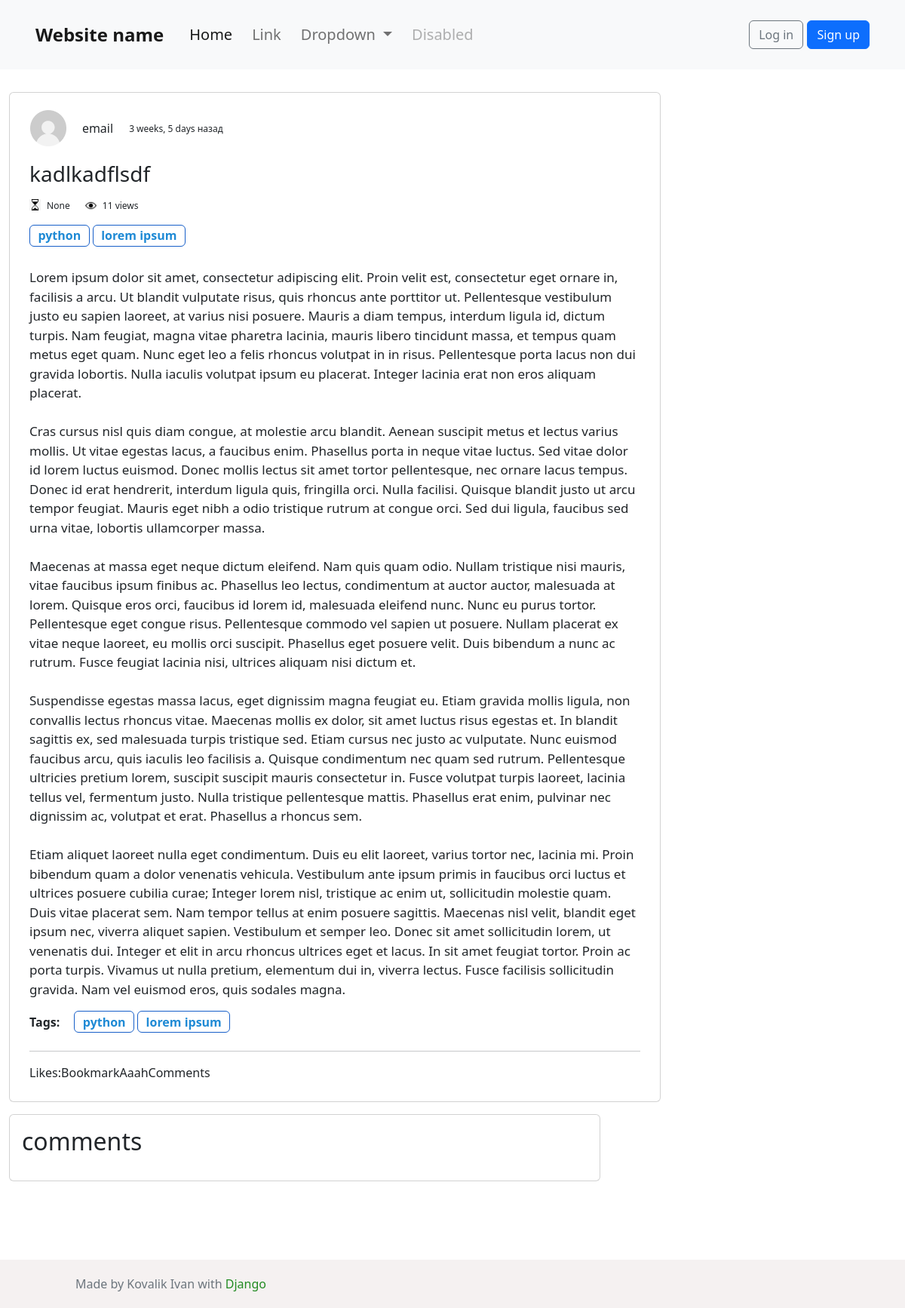
The app's page /articles/1/, older data.
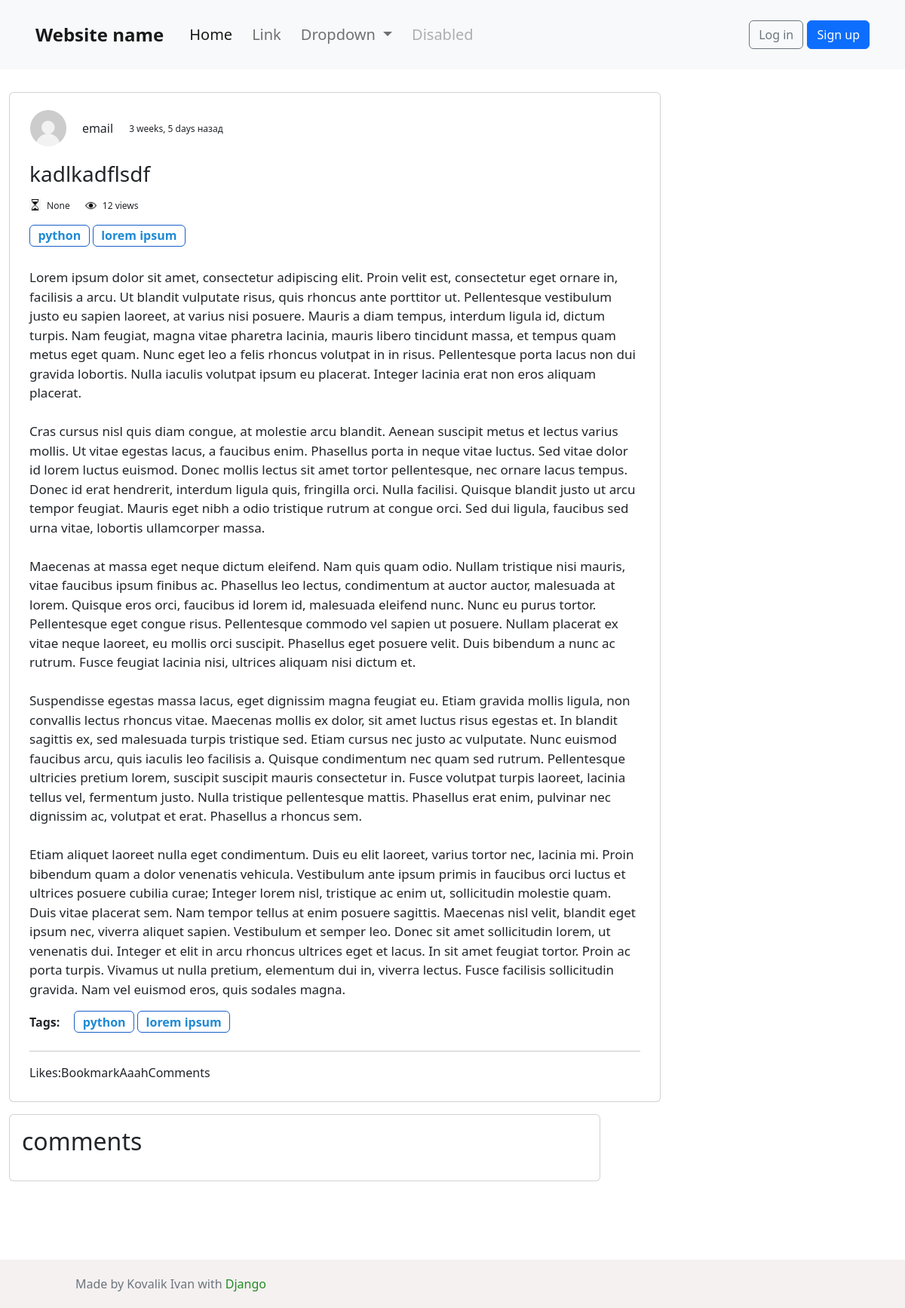
The same page, newer data.
### pages/models.py (models this page shows, shortened)
class Article(Model):
    author = ForeignKey(AUTH_USER_MODEL, models.DO_NOTHING)
    name = CharField(max_length=1000, blank=False)
    text = TextField(max_length=25000)
    logo_image = ImageField(upload_to='static/article-images', blank=True)
    reading_time = PositiveIntegerField()
    views = PositiveIntegerField(default=0)
    likes = PositiveIntegerField(default=0)
    date_changed = DateTimeField(auto_now=True)
    date_article_created = DateTimeField(auto_now_add=True)
    tags = TaggableManager()
    class Meta:
        ordering = ['-article_order', '-pub_time']
        verbose_name = _('article')
        verbose_name_plural = verbose_name
        get_latest_by = 'id'
    def save(self, *args, **kwargs):
        super().save(*args, **kwargs)

### accounts/models.py (models this page shows, shortened)
class CustomUser(AbstractUser):
    avatar = ImageField(upload_to='static/user-avatars', default='static/user-avatars/def_avatar.jpg')

### pages/views.py (the view, shortened to what this page needs)
# urls.py: path("articles/<int:id>/", ExactArticlePageView.as_view(), name='article-page'),
class ExactArticlePageView(CreateView):
    template_name = 'pages/exact-article-page.html'
    def get(self, request, *args, **kwargs):
        context = {
            'article': Article.objects.get(id=kwargs['id']),
        }
        article = Article.objects.get(id=kwargs['id'])
        article.views += 1
        article.save()
        return render(request, self.template_name, context)

### templates/pages/exact-article-page.html (shortened to what this page needs)
{% extends '_base.html' %}
{% load crispy_forms_filters %}
{% load static %}
{% block content %}
    <article style="margin-top: 30px;">
        <div class="card" style="width: 54rem; padding: 10px;">
            <div class="card-img-top" style="margin-top: 13px; align-content: center; display:flex;">
                <img src="{% static 'user-avatars/def_avatar.jpg' %}" alt="avatar" height="48" width="48"
                     style="margin-left: 2%">
                <p style="margin-left: 2.5%; margin-top: 12px;">
                    {{ article.author.username }}
                </p>
                <p style="margin-left: 2.5%; margin-top: 16px; font-size: 12px;">
                    {{ article.date_article_created|timesince }} назад
                </p>
            </div>
            <div class="card-body">
                <h3 class="card-title" style="margin-bottom: 2%;">
                    {{ article.name }}
                </h3>
                <div style="font-size: 12px; display:flex;">
                    <img src="{% static 'images/clock_icon.png' %}" height="15px" width="15px" alt="">
                    <p style="margin-left: 1%;">
                        {{ article.reading_time }}
                    </p>
                    <img src="{% static 'images/views_icon.webp' %}" height="15px" width="15px" alt=""
                         style="margin-left: 20px; margin-top: 1px;">
                    <p style="margin-left: 1%;">
                        {{ article.views }} views
                    </p>
                </div>
                {% for tag in article.tags.all %}
                    <a href="../by-tag/{{ tag.slug }}" class="badge badge-primary"
                       style="margin-bottom: 1%; font-size: 16px; color:#1f8ad5; text-decoration: unset;
                                  border: 1px solid #175fc9; :hover{color:#143cd2;}">
                        {{ tag.name|lower }}
                    </a>
                {% endfor %}
                <p class="card-text" style="font-size: 17px; margin-top: 20px;">
                    {{ article.text|linebreaksbr }}
                </p>
                <span style="">
                    <span style="font-weight: bold; margin-right: 15px;">Tags: </span>
                    {% for tag in article.tags.all %}
                        <a href="../by-tag/{{ tag.slug }}" class="badge badge-primary"
                           style="margin-bottom: 1%; font-size: 16px; color:#1f8ad5; text-decoration: unset;
                                  border: 1px solid #175fc9; :hover{color:#143cd2;}">
                        {{ tag.name|lower }}
                    </a>
                    {% endfor %}
                </span>
                <hr>
                <div style="display:flex;">
                    <div>Likes:</div>
                    <div>Bookmark</div>
                    <div>Aaah</div>
                    <div>Comments</div>
                </div>
            </div>
        </div>
        <div class="col-md-8 card mb-4  mt-3 ">
            <div class="card-body">
                {% with comments.count as total_comments %}
                    <h2>{{ total_comments }} comments</h2>
                {% endwith %}
            </div>
        </div>
    </article>
{% endblock content %}

Row changes from the older to the newer data that the page shows:
changed Article "kadlkadflsdf": views "11" → "12"
